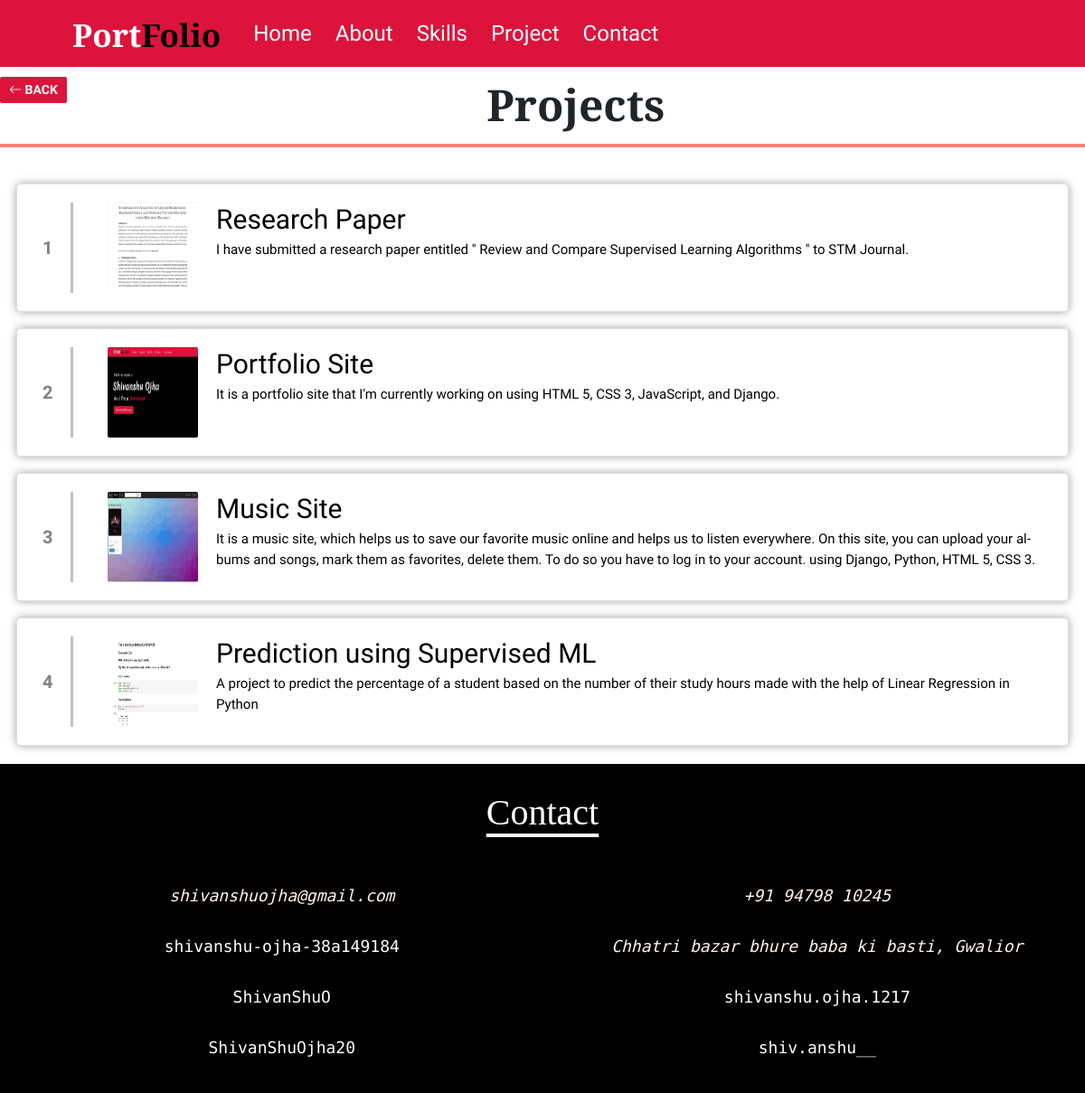
The app's page /profile/projects/ with its own data.
### file/models.py (models this page shows, shortened)
class Project(models.Model):
    title = models.CharField(max_length=100)
    detail = models.CharField(max_length=500)
    logo = models.FileField()

### file/views.py (the view)
# urls.py: path('projects/',views.proj, name='proj'),
def proj(request):
    prj = Project.objects.all()
    return render(request,'file/project.html',{'prj':prj})

### file/templates/file/project.html (shortened to what this page needs)
{% extends 'file/base.html' %}
{% load static %}
{% block body %}
    <section class="project" id="proj">
      <div class="container-fluid">
        <div class="project-containt">
          <div class="head">
            <div class="prev">
              <a href="{% url 'file:index' %}#project"><i class="bi bi-arrow-left"></i> BACK</a>
            </div>Projects</div>
          {% for p in prj %}
          <div class="card">
            <a href="{% url 'file:detail' p.id %}">
                  <div class="count"> {{forloop.counter}} </div>
                  <img src="{{ p.logo.url }}" alt="">
                  <div class="prjtit">{{ p.title }}</div>
                  <div class="desc">{{ p.detail }}</div>
            </a>
          </div>
          {% endfor %}
        </div>
      </div>
    </section>
</body>
</html>
{% endblock %}

### file/templates/file/base.html (shortened to what this page needs)
<!DOCTYPE html>
<html lang="en">
    <head>
        {% load static %}
        <link href="https://cdn.jsdelivr.net/npm/bootstrap@5.0.2/dist/css/bootstrap.min.css" rel="stylesheet">
        <link rel="stylesheet" href="https://cdn.jsdelivr.net/npm/bootstrap-icons@1.6.1/font/bootstrap-icons.css">
        <link rel="stylesheet" href="https://unpkg.com/@coreui/icons@2.0.0-beta.3/css/all.min.css">
        <link rel="stylesheet" href="{% static 'file/style.css' %}">
        <link rel="stylesheet" href="https://cdnjs.cloudflare.com/ajax/libs/OwlCarousel2/2.3.4/assets/owl.carousel.min.css"/>
</head>
<body>
    <nav class="navbar fixed-top navbar-expand-lg">
      <div class="container-fluid">
        <a href="{% url 'file:index' %}#home" class="navbar-brand">Port<span>Folio</span></a>
        <div class="collapse navbar-collapse" id="navbarSupportedContent">
          <ul class="navbar-nav me-auto mb-2 mb-lg-0">
            <li class="nav-item active">
              <a class="nav-link" href="{% url 'file:index' %}#home">Home</a>
            </li>
            <li class="nav-item">
              <a class="nav-link" href="{% url 'file:index' %}#about">About</a>
            </li>
            <li class="nav-item">
              <a class="nav-link" href="{% url 'file:index' %}#skills" >Skills</a>
            </li>
            <li class="nav-item">
              <a class="nav-link" href="{% url 'file:index' %}#project">Project</a>
            </li>
            <li class="nav-item">
              <a class="nav-link" href="{% url 'file:index' %}#contact" >Contact</a>
            </li>
          </ul>
        </div>
      </div>
    </nav>
{% block body %}
{% endblock %}
    <footer class="footer" id="contact">
      <div class="foot container-fluid">
        <div class="header"><u>Contact</u></div>
        <div class="contact">
          <div class="right">
            <div class="box2">
              <div class="footer-item">
                <i class="cib-gmail" >&nbsp;<span> shivanshuojha@gmail.com</span></i>
              </div>
            </div>
            <div class="box2">
              <div class="footer-item">
                <a class="cib-linkedin-in" href="https://www.linkedin.com/in/shivanshu-ojha-38a149184"
                  target="_blank" rel="noopener noreferrer">&nbsp;<span> shivanshu-ojha-38a149184</span></a>
              </div>
            </div>
            <div class="box2">
              <div class="footer-item">
                <a class="cib-github" href="https://github.com/ShivanShuO"
                  target="_blank" rel="noopener noreferrer">&nbsp;<span> ShivanShuO</span></a>
              </div>
            </div>
            <div class="box2">
              <div class="footer-item">
                <a class="cib-twitter" href="https://twitter.com/ShivanShuOjha20"
                target="_blank" rel="noopener noreferrer">&nbsp;<span> ShivanShuOjha20</span></a>
              </div>
            </div>
          </div>
          <div class="left">
            <div class="box2">
              <div class="footer-item">
                <i class="cil-screen-smartphone">&nbsp;<span> +91 94798 10245</span></i>
              </div>
            </div>
            <div class="box2">
              <div class="footer-item">
                <i class="cil-location-pin">&nbsp;<span> Chhatri bazar bhure baba ki basti, Gwalior</span></i>
              </div>
            </div>
            <div class="box2">
              <div class="footer-item">
                <a class="cib-facebook" href="https://www.facebook.com/shivanshu.ojha.1217"
                target="_blank" rel="noopener noreferrer">&nbsp;<span> shivanshu.ojha.1217</span></a>
              </div>
            </div>
            <div class="box2">
                  <div class="footer-item">
                    <a class="cib-instagram" href="https://www.instagram.com/shiv.anshu__/"
                    target="_blank" rel="noopener noreferrer">&nbsp;<span> shiv.anshu__</span></a>
                  </div>
            </div>
          </div>
        </div>
      </div>
    </footer>
</body>
</html>

### file/static/file/style.css (style rules this page uses)
* { margin: 0; padding: 0; box-sizing: border-box; }
html,body { overflow-x: hidden; scroll-behavior: smooth; }
.container-fluid { max-width: 1520px; padding: 0 80px; margin: auto; }
.navbar { font-family: 'Yuji Boku', serif; padding: 8px 0; background-color: crimson; transition: all 0.2s ease; }
.navbar .navbar-brand { font-family: 'Cinzel', serif; height: 58px; color: white; font-size: 35px; font-weight: 800; }
.navbar-brand span { color: black; transition: all 0.2s ease; }
.navbar-nav { column-gap: 10px; margin-left: 12px; }
.navbar .navbar-nav li a { color: white; font-weight: 400; font-size: 24px; text-align: center; }
.project { padding-top: 34px; }
.project .container-fluid { padding: 0 20px; margin: auto; margin-bottom: 50px; }
.project-containt .card { margin: 18px; font-size: 20px; border-radius: 5px; box-shadow: 0 0 10px 0 rgba(100, 100, 100, 0.60); transition: all 0.4s ease; }
.project-containt .card a { text-decoration: none; float: left; margin: 20px; }
.project-containt .head { font-family: 'Spectral SC', serif; margin-bottom: 40px; height: 83px; font-size: 48px; text-align: center; font-weight: 600; border-bottom: 4px solid salmon; margin-top: 46px; }
.project-containt .head .prev a { font-size: 14px; font-family: 'Reem Kufi', sans-serif; border: 2px solid crimson; border-radius: 2px; background: crimson; text-decoration: none; color:white; padding: 2px 8px 2px 8px; float: left; margin-top: 5px; }
.project-containt .card img { float: left; margin: 0 20px 0 38px; vertical-align: middle; border-radius: 2px; height: 100px; width: 100px; }
.project-containt .card .count { font-family: 'Shalimar', cursive; display: flex; align-items: center; text-align: center; height: 100px; font-weight: 600; float: left; width: 34px; margin-left: 8px; border-right: 3px solid silver; color: gray; }
.project-containt .card .prjtit { font-family: 'Asul', sans-serif; margin-top: -4px; font-size: 30px; color: black; }
.project-containt .card .desc { font-family: 'Asul', sans-serif; font-size: 15px; color: black; overflow-wrap: break-word; hyphens: auto; }
.project .container-fluid { padding: 0 0; margin-bottom: 0; }
.footer .foot { margin-top: 20px; background: black; padding: 8px; justify-content: center; }
.footer .header { position: relative; font-family: 'Spectral SC', serif; font-size: 40px; padding-top: 16px; text-align: center; color: white; text-underline-position: under; }
.contact { padding-top: 28px; padding-bottom: 20px; display: flex; color: seashell; background: black; justify-content: center; }
.contact .footer-item { height: 36px; align-items: center; margin-top: 20px; }
.contact .footer-item span { font-size: large; font-family: 'Source Code Pro', monospace; }
.contact .left { text-align: center; width: 50%; }
.contact .right { text-align: center; width: 50%; }
.footer .foot i { font-size: 18px; }
.footer .foot a { text-decoration: none; font-size: 18px; font-weight: 100; color: white; }
@media (max-width: 1300px) { .container-fluid { margin-left: 0px; } }

### records on screen
Project: logo (picture), title "Research Paper", detail "I have submitted a research paper entitled \" Review and Compare Supervised Learning Algorithms \" to STM Journal."
Project: logo (picture), title "Portfolio Site", detail "It is a portfolio site that I'm currently working on using HTML 5, CSS 3, JavaScript, and Django."
Project: logo (picture), title "Music Site", detail "It is a music site, which helps us to save our favorite music online and helps us to listen everywhere. On this site, you can upload your albums and songs, mark them as favorites, delete them. To do so you have to log in to your account. using Django, Python, HTML 5, CSS 3."
Project: logo (picture), title "Prediction using Supervised ML", detail "A project to predict the percentage of a student based on the number of their study hours made with the help of Linear Regression in Python"
